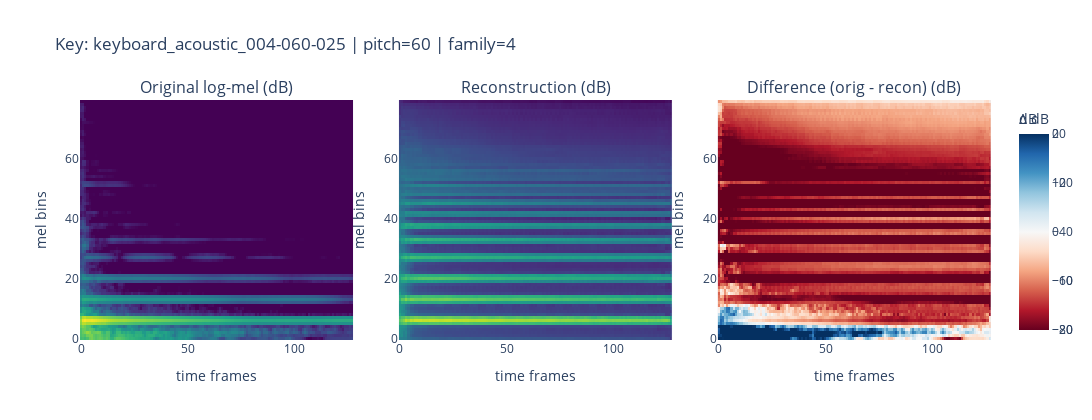

This figure's notebook cell:
### Code cell
import numpy as np
import torch
from plotly.subplots import make_subplots
import plotly.graph_objects as go

def denormalize_db(x_norm: np.ndarray) -> np.ndarray:
    """[-1, 1] -> [-80, 0] dB"""
    x_01 = (x_norm + 1.0) / 2.0
    return x_01 * 80.0 - 80.0

# --- pick one batch from val ---
cvae.eval()
x, pitch, family, k = next(iter(val_loader))
x = x.to(device, non_blocking=True)
pitch = pitch.to(device, non_blocking=True)

with torch.no_grad():
    x_hat, mu, logvar, z = cvae(x, pitch)

i = 0
x_i    = x[i, 0].detach().cpu().numpy()        # (80, T)
xhat_i = x_hat[i, 0].detach().cpu().numpy()    # (80, T)

x_i_db    = denormalize_db(x_i)
xhat_i_db = denormalize_db(xhat_i)
diff_db   = x_i_db - xhat_i_db

key_i = k[i]
pitch_i = int(pitch[i].detach().cpu())
family_i = int(family[i].detach().cpu())

print("Example key:", key_i)
print("pitch:", pitch_i, "| family:", family_i)
print("x     min/max:", float(x_i_db.min()), float(x_i_db.max()))
print("x_hat min/max:", float(xhat_i_db.min()), float(xhat_i_db.max()))

# --- Plotly figure ---
vmin, vmax = -80, 0
diff_lim = 20  # dB (ajuste se quiser)

fig = make_subplots(
    rows=1, cols=3,
    subplot_titles=[
        "Original log-mel (dB)",
        "Reconstruction (dB)",
        "Difference (orig - recon) (dB)"
    ],
    horizontal_spacing=0.05
)

# Original
fig.add_trace(
    go.Heatmap(
        z=x_i_db,
        zmin=vmin, zmax=vmax,
        colorscale="Viridis",
        colorbar=dict(title="dB"),
        hovertemplate="mel=%{y}<br>t=%{x}<br>dB=%{z:.2f}<extra></extra>",
    ),
    row=1, col=1
)

# Reconstruction
fig.add_trace(
    go.Heatmap(
        z=xhat_i_db,
        zmin=vmin, zmax=vmax,
        colorscale="Viridis",
        showscale=False,
        hovertemplate="mel=%{y}<br>t=%{x}<br>dB=%{z:.2f}<extra></extra>",
    ),
    row=1, col=2
)

# Difference
fig.add_trace(
    go.Heatmap(
        z=diff_db,
        zmin=-diff_lim, zmax=diff_lim,
        colorscale="RdBu",
        colorbar=dict(title="Δ dB"),
        hovertemplate="mel=%{y}<br>t=%{x}<br>ΔdB=%{z:.2f}<extra></extra>",
    ),
    row=1, col=3
)

# Layout tweaks
fig.update_layout(
    title=f"Key: {key_i} | pitch={pitch_i} | family={family_i}",
    width=1200,
    height=420,
)

# Make axes readable (time on x, mel bins on y)
for c in [1, 2, 3]:
    fig.update_xaxes(title_text="time frames", row=1, col=c)
    fig.update_yaxes(title_text="mel bins", row=1, col=c)

fig.show()

### Figure 1 — Plotly figure (JSON) as saved in the notebook; plotly's stock layout.template omitted (floating-point values rounded to 4 significant figures; data arrays with more than 128 entries replaced by an {"elided": "..."} marker saying what was removed)
{"data": [{"colorbar": {"title": {"text": "dB"}}, "colorscale": [[0, "#440154"], [0.1111, "#482878"], [0.2222, "#3e4989"], [0.3333, "#31688e"], [0.4444, "#26828e"], [0.5556, "#1f9e89"], [0.6667, "#35b779"], [0.7778, "#6ece58"], [0.8889, "#b5de2b"], [1, "#fde725"]], "hovertemplate": "mel=%{y}<br>t=%{x}<br>dB=%{z:.2f}<extra></extra>", "type": "heatmap", "xaxis": "x", "yaxis": "y", "z": {"elided": "80x128 float values"}, "zmax": 0, "zmin": -80}, {"colorscale": [[0, "#440154"], [0.1111, "#482878"], [0.2222, "#3e4989"], [0.3333, "#31688e"], [0.4444, "#26828e"], [0.5556, "#1f9e89"], [0.6667, "#35b779"], [0.7778, "#6ece58"], [0.8889, "#b5de2b"], [1, "#fde725"]], "hovertemplate": "mel=%{y}<br>t=%{x}<br>dB=%{z:.2f}<extra></extra>", "showscale": false, "type": "heatmap", "xaxis": "x2", "yaxis": "y2", "z": {"elided": "80x128 float values"}, "zmax": 0, "zmin": -80}, {"colorbar": {"title": {"text": "Δ dB"}}, "colorscale": [[0, "rgb(103,0,31)"], [0.1, "rgb(178,24,43)"], [0.2, "rgb(214,96,77)"], [0.3, "rgb(244,165,130)"], [0.4, "rgb(253,219,199)"], [0.5, "rgb(247,247,247)"], [0.6, "rgb(209,229,240)"], [0.7, "rgb(146,197,222)"], [0.8, "rgb(67,147,195)"], [0.9, "rgb(33,102,172)"], [1, "rgb(5,48,97)"]], "hovertemplate": "mel=%{y}<br>t=%{x}<br>ΔdB=%{z:.2f}<extra></extra>", "type": "heatmap", "xaxis": "x3", "yaxis": "y3", "z": {"elided": "80x128 float values"}, "zmax": 20, "zmin": -20}], "layout": {"annotations": [{"font": {"size": 16}, "showarrow": false, "text": "Original log-mel (dB)", "x": 0.15, "xanchor": "center", "xref": "paper", "y": 1, "yanchor": "bottom", "yref": "paper"}, {"font": {"size": 16}, "showarrow": false, "text": "Reconstruction (dB)", "x": 0.5, "xanchor": "center", "xref": "paper", "y": 1, "yanchor": "bottom", "yref": "paper"}, {"font": {"size": 16}, "showarrow": false, "text": "Difference (orig - recon) (dB)", "x": 0.85, "xanchor": "center", "xref": "paper", "y": 1, "yanchor": "bottom", "yref": "paper"}], "height": 420, "title": {"text": "Key: keyboard_acoustic_004-060-025 | pitch=60 | family=4"}, "width": 1200, "xaxis": {"anchor": "y", "domain": [0, 0.3], "title": {"text": "time frames"}}, "xaxis2": {"anchor": "y2", "domain": [0.35, 0.65], "title": {"text": "time frames"}}, "xaxis3": {"anchor": "y3", "domain": [0.7, 1], "title": {"text": "time frames"}}, "yaxis": {"anchor": "x", "domain": [0, 1], "title": {"text": "mel bins"}}, "yaxis2": {"anchor": "x2", "domain": [0, 1], "title": {"text": "mel bins"}}, "yaxis3": {"anchor": "x3", "domain": [0, 1], "title": {"text": "mel bins"}}}}
